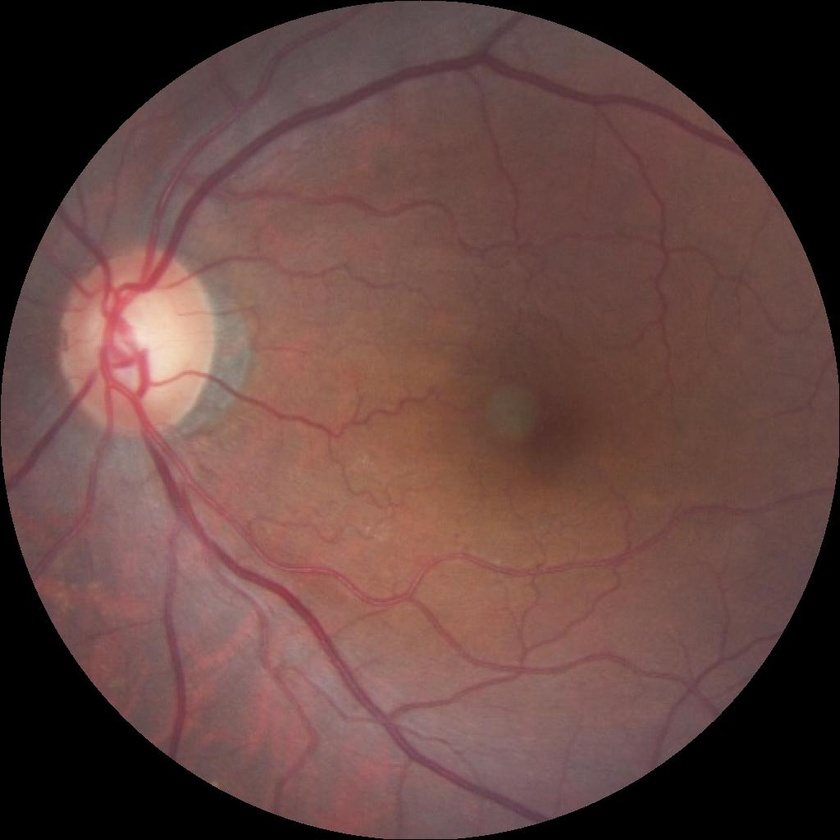
#> input picture dataset/train/glaucoma/07_LAG_0156.jpg, 840 x 840 px, shrunk from 1024 x 1024 before the run
$ python mask.py --mask ../dataset/train/glaucoma/07_LAG_0156.jpg
#> lines starting #> are read from the running program, lines starting #| are printed output that depends on the picture; after the words box and inside, x2 and y2 are one past the last pixel; in counts of white or black regions, pixels touching at a corner belong together
import numpy as np
import cv2


def keep_largest_disc(mask):
    """Keeps only the largest connected component in the mask.
    Returns (cleaned_mask, changed, good)."""
    mask_bin = (mask > 0).astype(np.uint8)
    num_labels, labels, stats, _ = cv2.connectedComponentsWithStats(mask_bin, connectivity=8)

    if num_labels <= 2:
        # Only background + one component -> nothing to clean
        return mask_bin, False, True

    areas = stats[1:, cv2.CC_STAT_AREA]
    largest_label = 1 + np.argmax(areas)
    cleaned_mask = np.zeros_like(mask_bin)
    cleaned_mask[labels == largest_label] = 1
    cleaned_mask = mask * cleaned_mask

    cup = (cleaned_mask > 200).astype(np.uint8)
    disc = (cleaned_mask > 100).astype(np.uint8)
    good = True
    if disc.sum() > 0 and (cup.sum() / disc.sum() < 0.05):
        good = False

    return cleaned_mask, True, good


def evaluate_and_clean_mask(mask_path, disc_thresh=100, cup_thresh=200):
    """
    Loads an already-generated OD/OC mask (pixel values ~0 = background,
    ~127 = disc, ~255 = cup),
    cleans it (keeps only the largest connected disc component if there
    are stray blobs), and evaluates whether it passes quality checks
    (circularity, cup-to-disc ratio, cleaning outcome).

    Parameters
    ----------
    mask_path : str
        Path to the saved mask image.
    disc_thresh : int
        Pixel value threshold above which a pixel counts as disc.
    cup_thresh : int
        Pixel value threshold above which a pixel counts as cup.

    Returns
    -------
    cleaned_mask : np.ndarray (uint8)
        The final, cleaned mask.
    is_good : bool
        True if the mask passes the quality gate, False otherwise.
    """
#> called with disc_thresh = 100, cup_thresh = 200
    mask = cv2.imread(mask_path, cv2.IMREAD_GRAYSCALE)
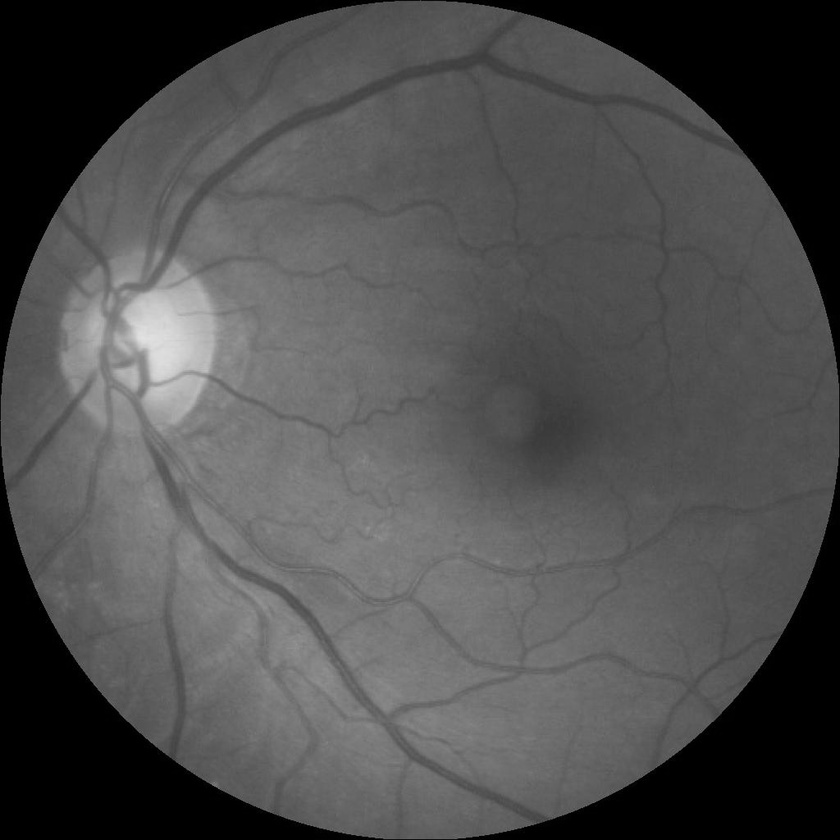
#> mask: shape (840, 840); min 0, max 226, mean 78
    if mask is None:
        raise FileNotFoundError(f"Could not read mask at {mask_path}")

    d = (mask > disc_thresh).astype(np.uint8)
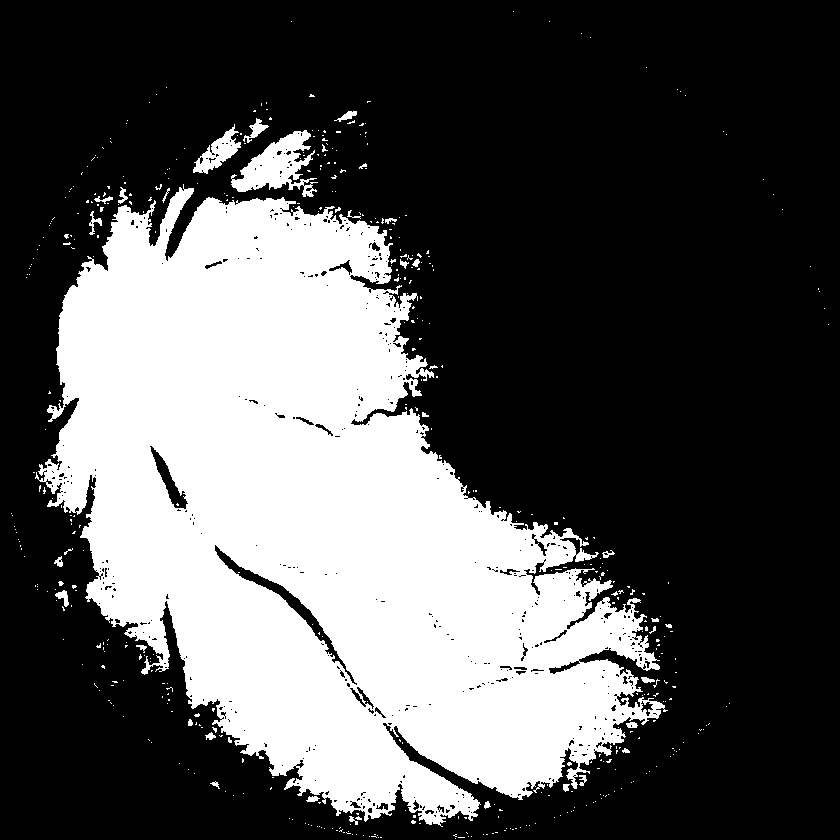
#> d: shape (840, 840); values 0 (black) and 1 (white), 32.6% white; 486 white regions (451 under 20 px), largest, box (x1, y1, x2, y2) and area: (35, 184, 668, 827) 222966, (231, 130, 318, 197) 2736, (193, 124, 241, 174) 923
    c = (mask > cup_thresh).astype(np.uint8)
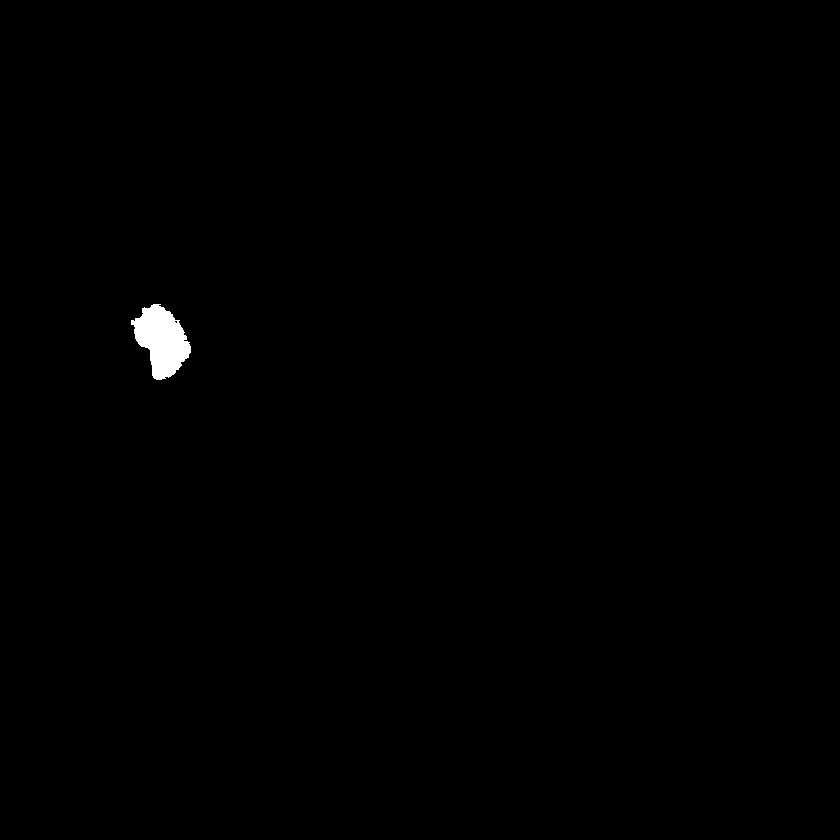
#> c: shape (840, 840); values 0 (black) and 1 (white), 0.39% white; 1 white region

    # Cup-to-disc ratio
    disc_sum = d.sum()
#> disc_sum = 229802
    cup_sum = c.sum()
#> cup_sum = 2750
    cdr = cup_sum / disc_sum if disc_sum > 0 else 0
#> cdr = 0.012

    # Circularity of the disc boundary
    contours, _ = cv2.findContours(d, cv2.RETR_EXTERNAL, cv2.CHAIN_APPROX_SIMPLE)
#> contours = 480 contours, 456 with area under 20; largest, box (x1, y1, x2, y2) and area: (35, 184, 668, 827) 225040, (231, 130, 318, 197) 2563, (193, 124, 241, 174) 884, (243, 118, 269, 143) 167, (55, 590, 69, 607) 90
    circularity = 0.0
    if contours:
        cnt = max(contours, key=cv2.contourArea)
#> cnt = contour of 3852 points, box (x1, y1, x2, y2) (35, 184, 668, 827), area 225040
        area = cv2.contourArea(cnt)
#> area = 225039.5
        perimeter = cv2.arcLength(cnt, True)
#> perimeter = 7051.9
        if perimeter > 0:
            circularity = 4 * np.pi * area / (perimeter ** 2)
#> circularity = 0.0569

    # Clean the mask (keep only the largest connected disc component)
    cleaned_mask, changed, cleaning_good = keep_largest_disc(mask)
#> in keep_largest_disc, `mask_bin = (mask > 0).astype(np.uint8)`:
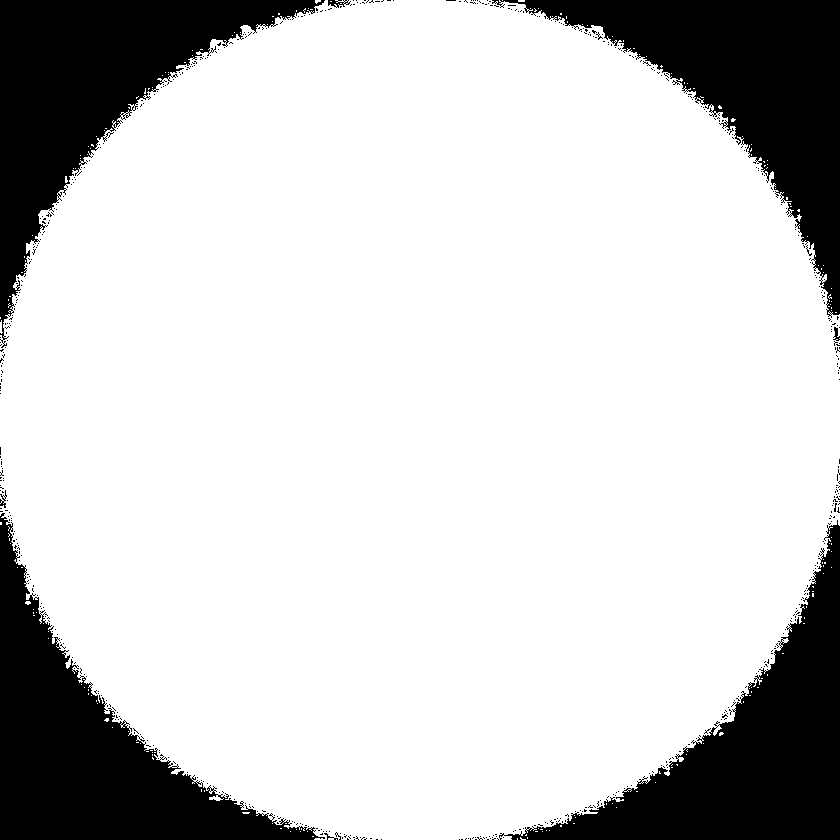
#> mask_bin: shape (840, 840); values 0 (black) and 1 (white), 80.3% white; 598 black regions (590 under 20 px), largest, box (x1, y1, x2, y2) and area: (0, 0, 325, 348) 34633, (0, 513, 325, 840) 34421, (492, 0, 840, 318) 34407
#> in keep_largest_disc, `num_labels, labels, stats, _ = cv2.connectedComponentsWithStats(mask_b..`:
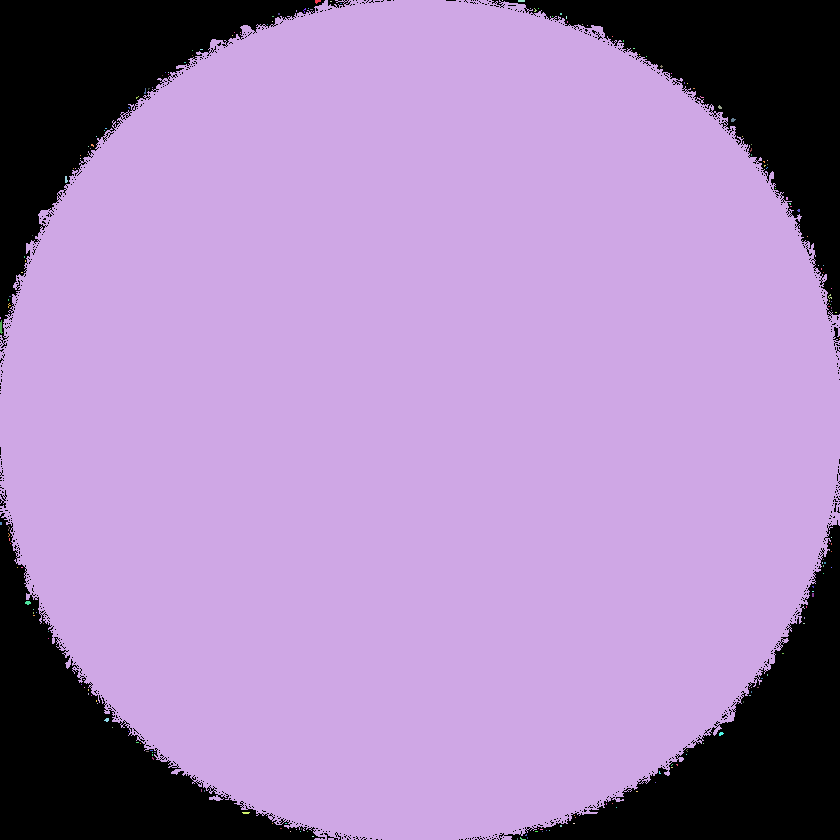
#> labels: shape (840, 840) int32; 201 distinct labels, from 0 to 200; one colour per label, 0 black
#> in keep_largest_disc, `num_labels, labels, stats, _ = cv2.connectedComponentsWithStats(mask_b..`: num_labels = 201; stats = 201 rows, first 6: [0, 0, 840, 840, 139094], [315, 0, 6, 4, 16], [0, 0, 840, 840, 565959], [330, 1, 2, 1, 2], [502, 0, 1, 1, 1], [518, 0, 7, 2, 14]
#> in keep_largest_disc, `areas = stats[1:, cv2.CC_STAT_AREA]`: areas = 200 values, max 565959 at index 1, min 1 at index 3, mean 2832.5
#> in keep_largest_disc, `largest_label = 1 + np.argmax(areas)`: largest_label = 2
#> changed = True; cleaning_good = False

    is_good = (circularity > 0.6) and (cdr > 0.05) and (not changed or cleaning_good)
#> is_good = False

    final_mask = cleaned_mask if changed else mask

    return final_mask.astype(np.uint8), is_good


if __name__ == "__main__":
    import argparse

    parser = argparse.ArgumentParser()
    parser.add_argument("--mask", type=str, required=True, help="Path to a single mask image")
    parser.add_argument("--out", type=str, default="cleaned_mask.png", help="Where to save the cleaned mask")
    args = parser.parse_args()

    cleaned, good = evaluate_and_clean_mask(args.mask)
#> good = False
    if good:
        cv2.imwrite(args.out, cleaned)
        print(f"Cleaned mask saved to {args.out}")
        print(f"Good: {good}")

$ run again, on dataset/train/glaucoma/07_LAG_0164.jpg
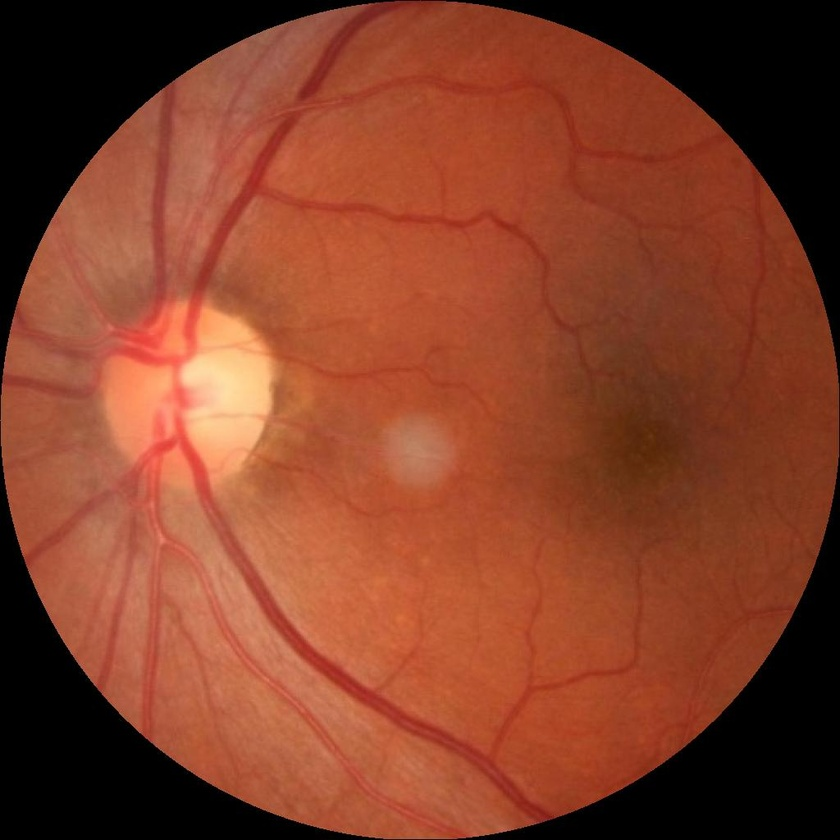
#> input picture dataset/train/glaucoma/07_LAG_0164.jpg, 840 x 840 px, shrunk from 1024 x 1024 before the run
#> in evaluate_and_clean_mask, `d = (mask > disc_thresh).astype(np.uint8)`:
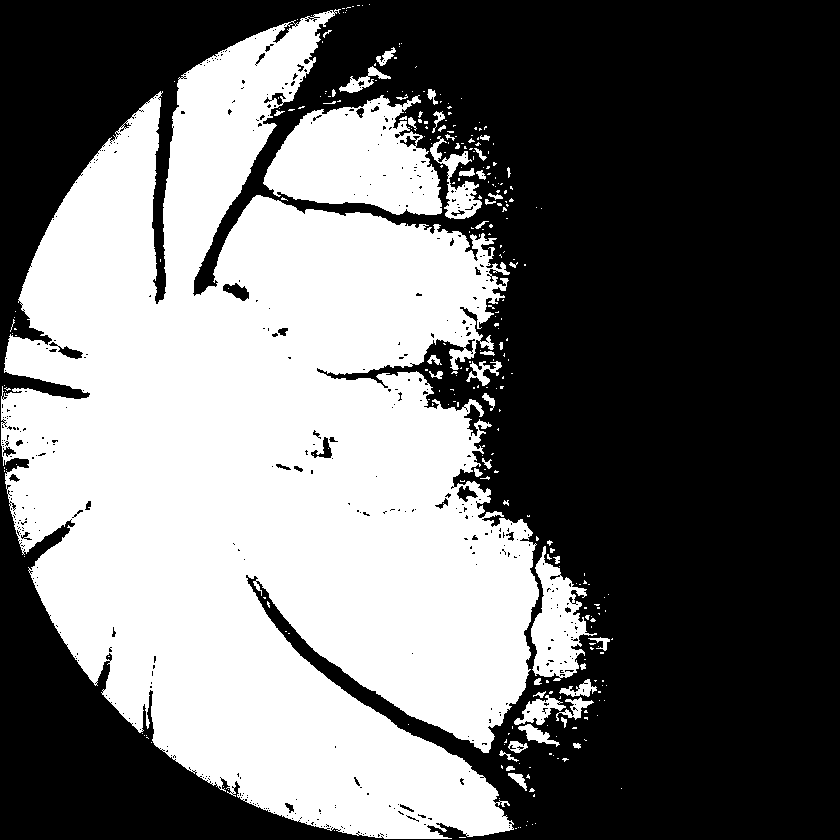
#> d: shape (840, 840); values 0 (black) and 1 (white), 42.9% white; 304 white regions (254 under 20 px), largest, box (x1, y1, x2, y2) and area: (1, 9, 539, 839) 277459, (263, 95, 442, 215) 13961, (531, 546, 597, 681) 4346
#> c: shape (840, 840); values 0 (black) and 1 (white), 0.78% white; 2 white regions (1 under 20 px)
#> disc_sum = 302800
#> cup_sum = 5474
#> cdr = 0.0181
#> contours = 297 contours, 261 with area under 20; largest, box (x1, y1, x2, y2) and area: (1, 9, 539, 839) 277822, (263, 95, 442, 215) 13942, (531, 546, 597, 681) 4306, (430, 136, 482, 219) 1312, (514, 695, 566, 725) 617
#> cnt = contour of 3535 points, box (x1, y1, x2, y2) (1, 9, 539, 839), area 277822
#> area = 277821.5
#> perimeter = 7029.8
#> circularity = 0.0706
#> mask_bin: shape (840, 840); values 0 (black) and 1 (white), 80.8% white; 662 black regions (654 under 20 px), largest, box (x1, y1, x2, y2) and area: (0, 0, 328, 317) 34080, (524, 0, 840, 329) 33609, (0, 515, 316, 840) 33399
#> in keep_largest_disc, `num_labels, labels, stats, _ = cv2.connectedComponentsWithStats(mask_b..`:
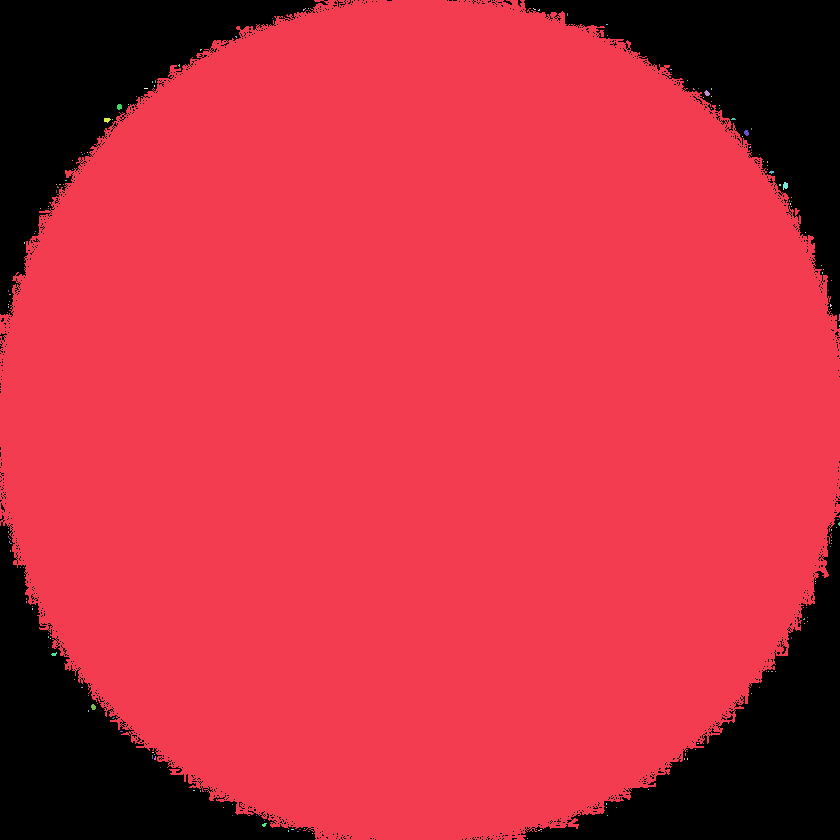
#> labels: shape (840, 840) int32; 174 distinct labels, from 0 to 173; one colour per label, 0 black
#> num_labels = 174; stats = 174 rows, first 6: [0, 0, 840, 840, 135673], [0, 0, 840, 840, 569451], [303, 8, 3, 3, 4], [308, 8, 1, 1, 1], [533, 8, 3, 2, 3], [538, 9, 2, 2, 3]
#> areas = 173 values, max 569451 at index 0, min 1 at index 2, mean 3294.4
#> largest_label = 1
#> changed = True; cleaning_good = False
